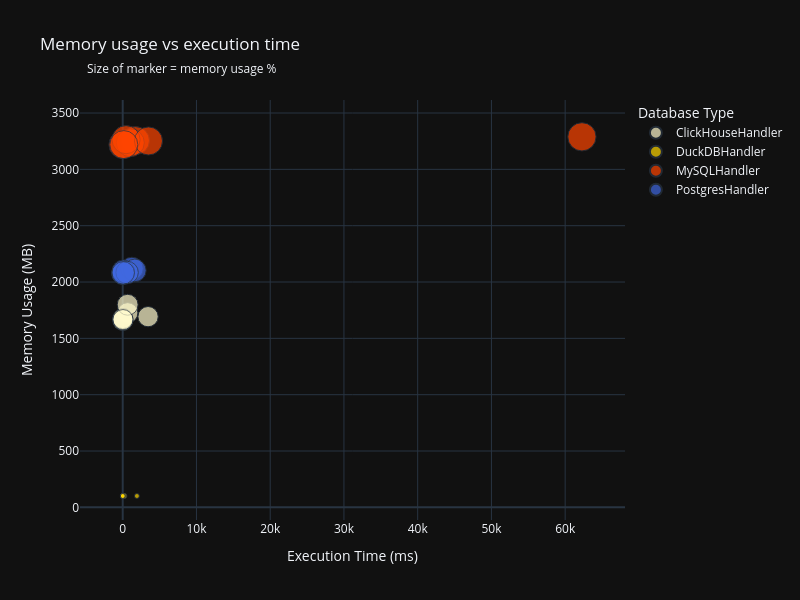

Notebook cell for this chart:
### Code cell
mem_execution = px.scatter(
   mem_execution_time,
   x='execution_time_ms',
   y='memory_usage_mb',
   color='database_type',
   size='total_memory_usage_mb',
   title='Memory usage vs execution time',
   color_discrete_map=color_map,
   template=template,
   height=600,
   width=800,
   #log_x=True,
   #log_y=True
)

mem_execution.update_layout(
    xaxis_title="Execution Time (ms)",
    yaxis_title="Memory Usage (MB)",
    legend_title="Database Type",

    annotations=[
        dict(xref='paper', yref='paper',
             x=.01, y=1.1,
             showarrow=False,
             text="Size of marker = memory usage %",
             font=dict(size=12),
             align="left")
    ]   
)
mem_execution.show()

### Figure 1 — Plotly figure (JSON) as saved in the notebook; plotly's stock layout.template omitted (floating-point values rounded to 4 significant figures)
{"data": [{"hovertemplate": "database_type=ClickHouseHandler<br>execution_time_ms=%{x}<br>memory_usage_mb=%{y}<br>total_memory_usage_mb=%{marker.size}<extra></extra>", "legendgroup": "ClickHouseHandler", "marker": {"color": "lemonchiffon", "size": [1726.0, 1659.0, 1662.0, 1676.0, 1693.0, 1798.0, 1666.0], "sizemode": "area", "sizeref": 8.222, "symbol": "circle"}, "mode": "markers", "name": "ClickHouseHandler", "orientation": "v", "showlegend": true, "type": "scatter", "x": [669.6, 7.01, 17.5, 6.34, 3438.0, 668.6, 36.33], "xaxis": "x", "y": [1726.0, 1659.0, 1662.0, 1676.0, 1693.0, 1798.0, 1666.0], "yaxis": "y"}, {"hovertemplate": "database_type=DuckDBHandler<br>execution_time_ms=%{x}<br>memory_usage_mb=%{y}<br>total_memory_usage_mb=%{marker.size}<extra></extra>", "legendgroup": "DuckDBHandler", "marker": {"color": "gold", "size": [100.8, 100.8, 100.8, 100.8, 100.8, 100.8, 100.8], "sizemode": "area", "sizeref": 8.222, "symbol": "circle"}, "mode": "markers", "name": "DuckDBHandler", "orientation": "v", "showlegend": true, "type": "scatter", "x": [2.91, 208.5, 1924.0, 237.6, 19.15, 9.79, 2.56], "xaxis": "x", "y": [100.8, 100.8, 100.8, 100.8, 100.8, 100.8, 100.8], "yaxis": "y"}, {"hovertemplate": "database_type=MySQLHandler<br>execution_time_ms=%{x}<br>memory_usage_mb=%{y}<br>total_memory_usage_mb=%{marker.size}<extra></extra>", "legendgroup": "MySQLHandler", "marker": {"color": "orangered", "size": [3255.0, 3219.0, 3236.0, 3264.0, 3252.0, 3289.0, 3220.0], "sizemode": "area", "sizeref": 8.222, "symbol": "circle"}, "mode": "markers", "name": "MySQLHandler", "orientation": "v", "showlegend": true, "type": "scatter", "x": [1717.0, 22.9, 1027.0, 451.4, 3492.0, 62270.0, 149.3], "xaxis": "x", "y": [3255.0, 3219.0, 3236.0, 3264.0, 3252.0, 3289.0, 3220.0], "yaxis": "y"}, {"hovertemplate": "database_type=PostgresHandler<br>execution_time_ms=%{x}<br>memory_usage_mb=%{y}<br>total_memory_usage_mb=%{marker.size}<extra></extra>", "legendgroup": "PostgresHandler", "marker": {"color": "royalblue", "size": [2080.0, 2077.0, 2120.0, 2103.0, 2095.0, 2085.0, 2082.0], "sizemode": "area", "sizeref": 8.222, "symbol": "circle"}, "mode": "markers", "name": "PostgresHandler", "orientation": "v", "showlegend": true, "type": "scatter", "x": [42.51, 20.75, 1241.0, 1645.0, 73.24, 591.8, 67.06], "xaxis": "x", "y": [2080.0, 2077.0, 2120.0, 2103.0, 2095.0, 2085.0, 2082.0], "yaxis": "y"}], "layout": {"annotations": [{"align": "left", "font": {"size": 12}, "showarrow": false, "text": "Size of marker = memory usage %", "x": 0.01, "xref": "paper", "y": 1.1, "yref": "paper"}], "height": 600, "legend": {"itemsizing": "constant", "title": {"text": "Database Type"}, "tracegroupgap": 0}, "title": {"text": "Memory usage vs execution time"}, "width": 800, "xaxis": {"anchor": "y", "domain": [0, 1], "title": {"text": "Execution Time (ms)"}}, "yaxis": {"anchor": "x", "domain": [0, 1], "title": {"text": "Memory Usage (MB)"}}}}
